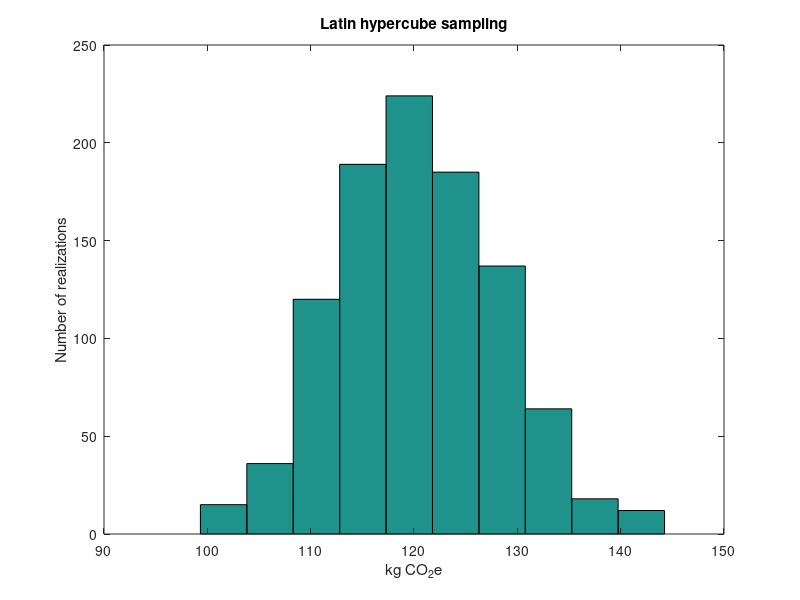

Reproduce this figure in MATLAB.
%Latin Hypercube sampling using matrix-based LCA % 
%Author: Evelyne Groen {evelyne [dot] groen [at] gmail [dot] com}

A=[10 0; -2 100];   %A-matrix
B=[1 10];           %B-matrix
f=[1000; 0];        %scaling vector f

g_LCA=B*(A\f);      %deterministic answer (kg CO_2 emissions)

n1=nnz(A);          %number of nonzero elements in A%
n2=nnz(B);          %number of nonzero elements in B%

[r,c,v]=find(A);    %r: row; c: column; v: value
[r2,c2,v2]=find(B);

CV=0.05;            %CV: coefficient of variation (set to 5%)

N=1000;             %Sample size %
D=zeros(n1,N);      %Pre-allocate for speed
E=zeros(n2,N);
Q=zeros(size(A,1),size(A,1));
P=zeros(size(B,1),2);
g=zeros(1,N);

for s=1:n1                  
        D(s,:)=randperm(N)-1;               % For each non-zero element in A a unique randperm is created equal to the amount of samples%
end
   
for t=1:n2 
        E(t,:)=randperm(N)-1;
end
    
for i=1:N
    x(:,i)=rand(n1,1)/N+D(:,i)/N;            % From each interval D/N a scaled probability is drawn %%
    Q1(:,:,i)=norminv(x(:,i),v, abs(CV*v));  % NB: it is not possible to take norminverse of sparse matrix %
    Q(A~=0)=Q1(:,:,i);                       % Create full matrix by replacing each non-zero element in Q (Q~=0) by the sampled value A %
    
    y(:,i)=rand(n2,1)/N+E(:,i)/N;
    P1(:,:,i)=norminv(y(:,i),v2',abs(CV*v2'));
    P(B~=0)=P1(:,:,i);
    
    g(i)=P*(Q\f);
end
    
meang=mean(g);
stdg=std(g);

figure(1)
hist(g)
hTitle=title('Latin hypercube sampling');
hXLabel=xlabel('kg CO_{2}e');
hYLabel=ylabel('Number of realizations');


